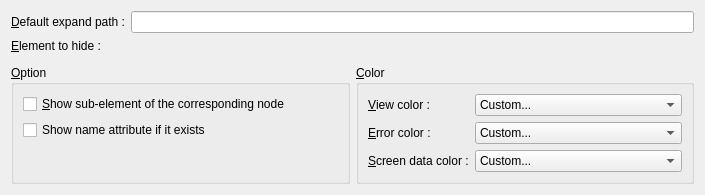
<?xml version="1.0" encoding="UTF-8"?>
<ui version="4.0">
 <class>XmlPresConfigForm</class>
 <widget class="QWidget" name="XmlPresConfigForm">
  <property name="geometry">
   <rect>
    <x>0</x>
    <y>0</y>
    <width>705</width>
    <height>192</height>
   </rect>
  </property>
  <property name="windowTitle">
   <string>Form</string>
  </property>
  <layout class="QVBoxLayout" name="verticalLayout">
   <item>
    <layout class="QHBoxLayout">
     <item>
      <widget class="QLabel" name="label_4">
       <property name="text">
        <string>&amp;Default expand path :</string>
       </property>
       <property name="buddy">
        <cstring>m_expandPathLineEdit</cstring>
       </property>
      </widget>
     </item>
     <item>
      <widget class="QLineEdit" name="m_expandPathLineEdit">
       <property name="whatsThis">
        <string>This is the path where the view must begin. Generally the first node is the root path (ie. &lt;i&gt;/layout_data&lt;/i&gt;)</string>
       </property>
      </widget>
     </item>
    </layout>
   </item>
   <item>
    <widget class="QLabel" name="label_7">
     <property name="text">
      <string>&amp;Element to hide :</string>
     </property>
     <property name="buddy">
      <cstring>m_hideElementList</cstring>
     </property>
    </widget>
   </item>
   <item>
    <widget class="XinxListWidgetImpl" name="m_hideElementList" native="true">
     <property name="focusPolicy">
      <enum>Qt::TabFocus</enum>
     </property>
    </widget>
   </item>
   <item>
    <layout class="QHBoxLayout" name="_2">
     <item>
      <widget class="QGroupBox" name="groupBox_2">
       <property name="title">
        <string>&amp;Option</string>
       </property>
       <layout class="QVBoxLayout" name="_3">
        <item>
         <widget class="QCheckBox" name="m_showSubEltCheckBox">
          <property name="whatsThis">
           <string>&lt;!DOCTYPE HTML PUBLIC &quot;-//W3C//DTD HTML 4.0//EN&quot; &quot;http://www.w3.org/TR/REC-html40/strict.dtd&quot;&gt;
&lt;html&gt;&lt;head&gt;&lt;meta name=&quot;qrichtext&quot; content=&quot;1&quot; /&gt;&lt;style type=&quot;text/css&quot;&gt;
p, li { white-space: pre-wrap; }
&lt;/style&gt;&lt;/head&gt;&lt;body style=&quot; font-family:'MS Shell Dlg 2'; font-size:8.25pt; font-weight:400; font-style:normal;&quot;&gt;
&lt;p style=&quot; margin-top:0px; margin-bottom:0px; margin-left:0px; margin-right:0px; -qt-block-indent:0; text-indent:0px;&quot;&gt;&lt;span style=&quot; font-size:8pt;&quot;&gt;If checked, when the text is filtered, the list shows sub-elements of the node whose filter matches the node name.&lt;/span&gt;&lt;/p&gt;&lt;/body&gt;&lt;/html&gt;</string>
          </property>
          <property name="text">
           <string>&amp;Show sub-element of the corresponding node</string>
          </property>
         </widget>
        </item>
        <item>
         <widget class="QCheckBox" name="m_showNameAttributeCheckBox">
          <property name="whatsThis">
           <string>&lt;!DOCTYPE HTML PUBLIC &quot;-//W3C//DTD HTML 4.0//EN&quot; &quot;http://www.w3.org/TR/REC-html40/strict.dtd&quot;&gt;
&lt;html&gt;&lt;head&gt;&lt;meta name=&quot;qrichtext&quot; content=&quot;1&quot; /&gt;&lt;style type=&quot;text/css&quot;&gt;
p, li { white-space: pre-wrap; }
&lt;/style&gt;&lt;/head&gt;&lt;body style=&quot; font-family:'MS Shell Dlg 2'; font-size:8.25pt; font-weight:400; font-style:normal;&quot;&gt;
&lt;p style=&quot; margin-top:12px; margin-bottom:12px; margin-left:0px; margin-right:0px; -qt-block-indent:0; text-indent:0px;&quot;&gt;If checked the name attribute is added in &lt;span style=&quot; font-style:italic;&quot;&gt;XPATH&lt;/span&gt; if possible. &lt;/p&gt;
&lt;p style=&quot; margin-top:12px; margin-bottom:12px; margin-left:0px; margin-right:0px; -qt-block-indent:0; text-indent:0px;&quot;&gt;If checked the &lt;span style=&quot; font-style:italic;&quot;&gt;XPATH&lt;/span&gt; will be : &lt;span style=&quot; font-family:'Courier New,courier';&quot;&gt;VueXXXX[@name='MyName']&lt;/span&gt;&lt;/p&gt;&lt;/body&gt;&lt;/html&gt;</string>
          </property>
          <property name="text">
           <string>Show name attribute if it exists</string>
          </property>
         </widget>
        </item>
        <item>
         <spacer>
          <property name="orientation">
           <enum>Qt::Vertical</enum>
          </property>
          <property name="sizeHint" stdset="0">
           <size>
            <width>20</width>
            <height>40</height>
           </size>
          </property>
         </spacer>
        </item>
       </layout>
      </widget>
     </item>
     <item>
      <widget class="QGroupBox" name="groupBox">
       <property name="title">
        <string>&amp;Color</string>
       </property>
       <layout class="QFormLayout" name="formLayout_4">
        <item row="0" column="0">
         <widget class="QLabel" name="label_8">
          <property name="text">
           <string>&amp;View color :</string>
          </property>
          <property name="buddy">
           <cstring>m_viewColorBox</cstring>
          </property>
         </widget>
        </item>
        <item row="0" column="1">
         <widget class="XinxColorCombo" name="m_viewColorBox">
          <property name="whatsThis">
           <string>Color of the node of view type (Generally begins by &lt;i&gt;Vue...&lt;/i&gt;)</string>
          </property>
          <item>
           <property name="text">
            <string>Custom...</string>
           </property>
          </item>
          <item>
           <property name="text">
            <string>Red</string>
           </property>
          </item>
          <item>
           <property name="text">
            <string>Green</string>
           </property>
          </item>
          <item>
           <property name="text">
            <string>Blue</string>
           </property>
          </item>
          <item>
           <property name="text">
            <string>Cyan</string>
           </property>
          </item>
          <item>
           <property name="text">
            <string>Magenta</string>
           </property>
          </item>
          <item>
           <property name="text">
            <string>Yellow</string>
           </property>
          </item>
          <item>
           <property name="text">
            <string>Dark Red</string>
           </property>
          </item>
          <item>
           <property name="text">
            <string>Dark Green</string>
           </property>
          </item>
          <item>
           <property name="text">
            <string>Dark Blue</string>
           </property>
          </item>
          <item>
           <property name="text">
            <string>Dark Cyan</string>
           </property>
          </item>
          <item>
           <property name="text">
            <string>Dark Magenta</string>
           </property>
          </item>
          <item>
           <property name="text">
            <string>Dark Yellow</string>
           </property>
          </item>
          <item>
           <property name="text">
            <string>White</string>
           </property>
          </item>
          <item>
           <property name="text">
            <string>Light Gray</string>
           </property>
          </item>
          <item>
           <property name="text">
            <string>Gray</string>
           </property>
          </item>
          <item>
           <property name="text">
            <string>Dark Gray</string>
           </property>
          </item>
          <item>
           <property name="text">
            <string>Black</string>
           </property>
          </item>
          <item>
           <property name="text">
            <string>Custom...</string>
           </property>
          </item>
          <item>
           <property name="text">
            <string/>
           </property>
          </item>
          <item>
           <property name="text">
            <string/>
           </property>
          </item>
          <item>
           <property name="text">
            <string/>
           </property>
          </item>
          <item>
           <property name="text">
            <string/>
           </property>
          </item>
          <item>
           <property name="text">
            <string/>
           </property>
          </item>
          <item>
           <property name="text">
            <string/>
           </property>
          </item>
          <item>
           <property name="text">
            <string/>
           </property>
          </item>
          <item>
           <property name="text">
            <string/>
           </property>
          </item>
          <item>
           <property name="text">
            <string/>
           </property>
          </item>
          <item>
           <property name="text">
            <string/>
           </property>
          </item>
          <item>
           <property name="text">
            <string/>
           </property>
          </item>
          <item>
           <property name="text">
            <string/>
           </property>
          </item>
          <item>
           <property name="text">
            <string/>
           </property>
          </item>
          <item>
           <property name="text">
            <string/>
           </property>
          </item>
          <item>
           <property name="text">
            <string/>
           </property>
          </item>
          <item>
           <property name="text">
            <string/>
           </property>
          </item>
          <item>
           <property name="text">
            <string/>
           </property>
          </item>
          <item>
           <property name="text">
            <string>Custom...</string>
           </property>
          </item>
         </widget>
        </item>
        <item row="1" column="0">
         <widget class="QLabel" name="label_9">
          <property name="text">
           <string>&amp;Error color :</string>
          </property>
          <property name="buddy">
           <cstring>m_errorColorBox</cstring>
          </property>
         </widget>
        </item>
        <item row="1" column="1">
         <widget class="XinxColorCombo" name="m_errorColorBox">
          <property name="whatsThis">
           <string>Color of a node with a sub-element of name error.</string>
          </property>
          <item>
           <property name="text">
            <string>Custom...</string>
           </property>
          </item>
          <item>
           <property name="text">
            <string>Red</string>
           </property>
          </item>
          <item>
           <property name="text">
            <string>Green</string>
           </property>
          </item>
          <item>
           <property name="text">
            <string>Blue</string>
           </property>
          </item>
          <item>
           <property name="text">
            <string>Cyan</string>
           </property>
          </item>
          <item>
           <property name="text">
            <string>Magenta</string>
           </property>
          </item>
          <item>
           <property name="text">
            <string>Yellow</string>
           </property>
          </item>
          <item>
           <property name="text">
            <string>Dark Red</string>
           </property>
          </item>
          <item>
           <property name="text">
            <string>Dark Green</string>
           </property>
          </item>
          <item>
           <property name="text">
            <string>Dark Blue</string>
           </property>
          </item>
          <item>
           <property name="text">
            <string>Dark Cyan</string>
           </property>
          </item>
          <item>
           <property name="text">
            <string>Dark Magenta</string>
           </property>
          </item>
          <item>
           <property name="text">
            <string>Dark Yellow</string>
           </property>
          </item>
          <item>
           <property name="text">
            <string>White</string>
           </property>
          </item>
          <item>
           <property name="text">
            <string>Light Gray</string>
           </property>
          </item>
          <item>
           <property name="text">
            <string>Gray</string>
           </property>
          </item>
          <item>
           <property name="text">
            <string>Dark Gray</string>
           </property>
          </item>
          <item>
           <property name="text">
            <string>Black</string>
           </property>
          </item>
          <item>
           <property name="text">
            <string>Custom...</string>
           </property>
          </item>
          <item>
           <property name="text">
            <string/>
           </property>
          </item>
          <item>
           <property name="text">
            <string/>
           </property>
          </item>
          <item>
           <property name="text">
            <string/>
           </property>
          </item>
          <item>
           <property name="text">
            <string/>
           </property>
          </item>
          <item>
           <property name="text">
            <string/>
           </property>
          </item>
          <item>
           <property name="text">
            <string/>
           </property>
          </item>
          <item>
           <property name="text">
            <string/>
           </property>
          </item>
          <item>
           <property name="text">
            <string/>
           </property>
          </item>
          <item>
           <property name="text">
            <string/>
           </property>
          </item>
          <item>
           <property name="text">
            <string/>
           </property>
          </item>
          <item>
           <property name="text">
            <string/>
           </property>
          </item>
          <item>
           <property name="text">
            <string/>
           </property>
          </item>
          <item>
           <property name="text">
            <string/>
           </property>
          </item>
          <item>
           <property name="text">
            <string/>
           </property>
          </item>
          <item>
           <property name="text">
            <string/>
           </property>
          </item>
          <item>
           <property name="text">
            <string/>
           </property>
          </item>
          <item>
           <property name="text">
            <string/>
           </property>
          </item>
          <item>
           <property name="text">
            <string>Custom...</string>
           </property>
          </item>
         </widget>
        </item>
        <item row="2" column="0">
         <widget class="QLabel" name="label_12">
          <property name="text">
           <string>&amp;Screen data color :</string>
          </property>
          <property name="buddy">
           <cstring>m_screenColorBox</cstring>
          </property>
         </widget>
        </item>
        <item row="2" column="1">
         <widget class="XinxColorCombo" name="m_screenColorBox">
          <property name="whatsThis">
           <string>Color of a balise with a &lt;i&gt;screen_data&lt;/i&gt; node.</string>
          </property>
          <item>
           <property name="text">
            <string>Custom...</string>
           </property>
          </item>
          <item>
           <property name="text">
            <string>Red</string>
           </property>
          </item>
          <item>
           <property name="text">
            <string>Green</string>
           </property>
          </item>
          <item>
           <property name="text">
            <string>Blue</string>
           </property>
          </item>
          <item>
           <property name="text">
            <string>Cyan</string>
           </property>
          </item>
          <item>
           <property name="text">
            <string>Magenta</string>
           </property>
          </item>
          <item>
           <property name="text">
            <string>Yellow</string>
           </property>
          </item>
          <item>
           <property name="text">
            <string>Dark Red</string>
           </property>
          </item>
          <item>
           <property name="text">
            <string>Dark Green</string>
           </property>
          </item>
          <item>
           <property name="text">
            <string>Dark Blue</string>
           </property>
          </item>
          <item>
           <property name="text">
            <string>Dark Cyan</string>
           </property>
          </item>
          <item>
           <property name="text">
            <string>Dark Magenta</string>
           </property>
          </item>
          <item>
           <property name="text">
            <string>Dark Yellow</string>
           </property>
          </item>
          <item>
           <property name="text">
            <string>White</string>
           </property>
          </item>
          <item>
           <property name="text">
            <string>Light Gray</string>
           </property>
          </item>
          <item>
           <property name="text">
            <string>Gray</string>
           </property>
          </item>
          <item>
           <property name="text">
            <string>Dark Gray</string>
           </property>
          </item>
          <item>
           <property name="text">
            <string>Black</string>
           </property>
          </item>
          <item>
           <property name="text">
            <string>Custom...</string>
           </property>
          </item>
          <item>
           <property name="text">
            <string/>
           </property>
          </item>
          <item>
           <property name="text">
            <string/>
           </property>
          </item>
          <item>
           <property name="text">
            <string/>
           </property>
          </item>
          <item>
           <property name="text">
            <string/>
           </property>
          </item>
          <item>
           <property name="text">
            <string/>
           </property>
          </item>
          <item>
           <property name="text">
            <string/>
           </property>
          </item>
          <item>
           <property name="text">
            <string/>
           </property>
          </item>
          <item>
           <property name="text">
            <string/>
           </property>
          </item>
          <item>
           <property name="text">
            <string/>
           </property>
          </item>
          <item>
           <property name="text">
            <string/>
           </property>
          </item>
          <item>
           <property name="text">
            <string/>
           </property>
          </item>
          <item>
           <property name="text">
            <string/>
           </property>
          </item>
          <item>
           <property name="text">
            <string/>
           </property>
          </item>
          <item>
           <property name="text">
            <string/>
           </property>
          </item>
          <item>
           <property name="text">
            <string/>
           </property>
          </item>
          <item>
           <property name="text">
            <string/>
           </property>
          </item>
          <item>
           <property name="text">
            <string/>
           </property>
          </item>
          <item>
           <property name="text">
            <string>Custom...</string>
           </property>
          </item>
         </widget>
        </item>
       </layout>
      </widget>
     </item>
    </layout>
   </item>
  </layout>
 </widget>
 <customwidgets>
  <customwidget>
   <class>XinxColorCombo</class>
   <extends>QComboBox</extends>
   <header>xinxcolorcombo.h</header>
  </customwidget>
  <customwidget>
   <class>XinxListWidgetImpl</class>
   <extends>QWidget</extends>
   <header>xinxlistwidgetimpl.h</header>
   <container>1</container>
  </customwidget>
 </customwidgets>
 <resources/>
 <connections/>
</ui>
